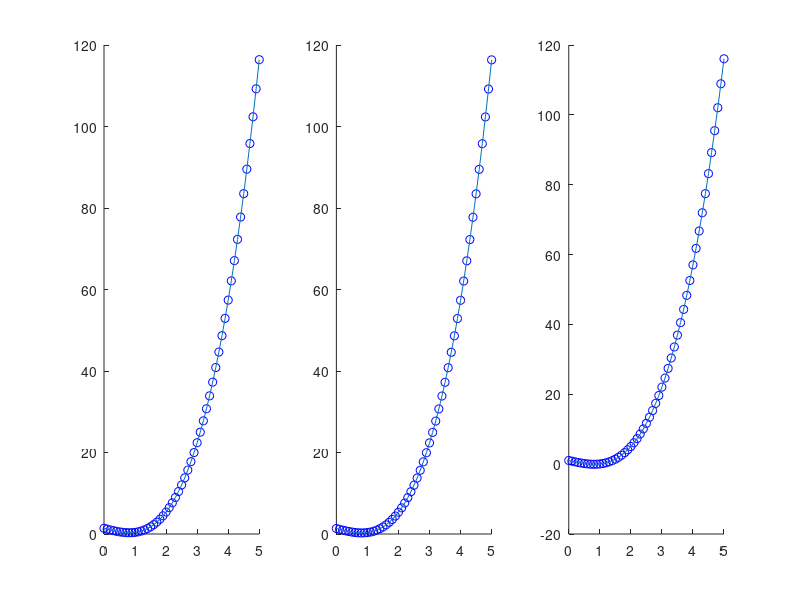

This chart was generated by the following MATLAB code:
set1= linspace(0, 5, 51);
set2 = linspace(0, 5, 51);
set3 = linspace(0, 5, 51);

W = @(x) x.^3-2*x+1;

L1=W(set1); % wyzanczenie wartosci w punktach od 0,0.1 do 5 uywajac tablic set
L2=W(set2);
L3=W(set3);
for i= 1:51
szum1(i)=normpdf(0,0.1);
szum2(i)=normpdf(0,0.5);
szum3(i)=normpdf(0,2);
end
daneY=L1+szum1;
daneY1=L2+szum2;
daneY2=L3+szum3;

subplot(1, 3, 1);
scatter(set1, daneY, 'b', 'o');
hold on;
P = polyfit(set1,daneY, 3); 
yfit = polyval(P, set1); 
plot(set1, yfit);
hold off;
subplot(1, 3, 2);
scatter(set2,daneY1, 'b', 'o');
hold on;
P1 = polyfit(set2,daneY1, 3); 
yfit1 = polyval(P1, set2); 
plot(set2, yfit1);
hold off;
subplot(1, 3, 3);
scatter(set3,daneY2, 'b', 'o');
hold on;
P2 = polyfit(set3,daneY2, 3); 
yfit2 = polyval(P2, set3); 
plot(set3, yfit2);
hold off;
Roznice_w_wspolczynikach=[P(4)-1,P1(4)-1,P2(4)-1] %dopasowanie rozni sie tylko wyrazem wolnym w kazdym przpadku
disp('Widzimy, ze wraz ze wzrostem odchylenia maleje roznica w wyrazie wolym dopasowania, reszta wspolczynkow pozostaje bez zmian');
